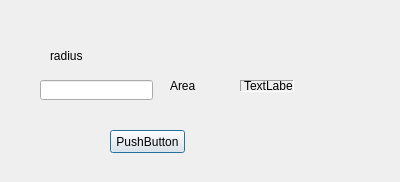
<?xml version="1.0" encoding="UTF-8"?>
<ui version="4.0">
 <class>Dialog</class>
 <widget class="QDialog" name="Dialog">
  <property name="geometry">
   <rect>
    <x>0</x>
    <y>0</y>
    <width>400</width>
    <height>182</height>
   </rect>
  </property>
  <property name="windowTitle">
   <string>Dialog</string>
  </property>
  <widget class="QLabel" name="areaLabel">
   <property name="geometry">
    <rect>
     <x>170</x>
     <y>80</y>
     <width>54</width>
     <height>12</height>
    </rect>
   </property>
   <property name="text">
    <string>Area</string>
   </property>
  </widget>
  <widget class="QLabel" name="areaLabel_2">
   <property name="geometry">
    <rect>
     <x>240</x>
     <y>80</y>
     <width>54</width>
     <height>12</height>
    </rect>
   </property>
   <property name="frameShape">
    <enum>QFrame::Panel</enum>
   </property>
   <property name="frameShadow">
    <enum>QFrame::Sunken</enum>
   </property>
   <property name="text">
    <string>TextLabel</string>
   </property>
  </widget>
  <widget class="QLabel" name="radiusLabel">
   <property name="geometry">
    <rect>
     <x>50</x>
     <y>50</y>
     <width>54</width>
     <height>12</height>
    </rect>
   </property>
   <property name="text">
    <string>radius</string>
   </property>
  </widget>
  <widget class="QLineEdit" name="radiusLineEdit">
   <property name="geometry">
    <rect>
     <x>40</x>
     <y>80</y>
     <width>113</width>
     <height>20</height>
    </rect>
   </property>
  </widget>
  <widget class="QPushButton" name="countButton">
   <property name="geometry">
    <rect>
     <x>110</x>
     <y>130</y>
     <width>75</width>
     <height>23</height>
    </rect>
   </property>
   <property name="text">
    <string>PushButton</string>
   </property>
  </widget>
 </widget>
 <layoutdefault spacing="6" margin="11"/>
 <resources/>
 <connections/>
</ui>
